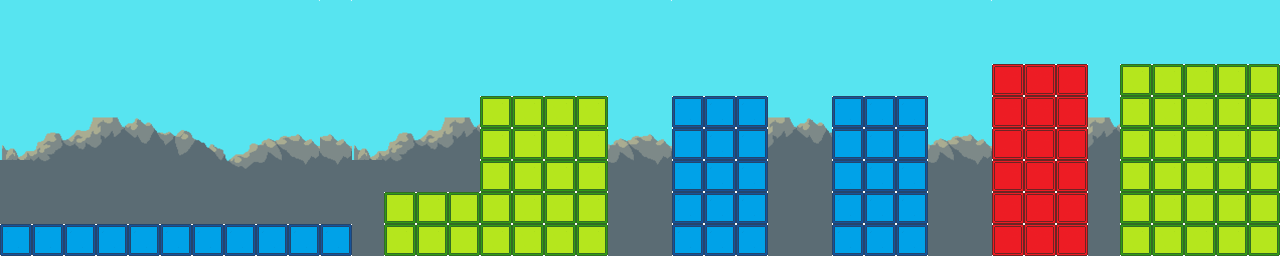

A level layout from a 2D game, rendered from its tile map. Below: a short description, then the map file with its tile-grid data intact:
An orthogonal 40x8 tile map with 32x32 px tiles, 4 tile layers (background, Blue, Green, Red), 2 tilesets and 24 objects (12x crystal).

<map version="1.0" tiledversion="1.1.5" orientation="orthogonal" renderorder="right-down" width="40" height="8" tilewidth="32" tileheight="32" infinite="0" nextobjectid="42">
 <tileset firstgid="1" source="Tileset.tsx" />
 <tileset firstgid="4" source="bck.tsx" />
 <layer name="background" width="40" height="8" locked="1">
  <data encoding="csv">
4,5,6,7,8,9,10,11,12,13,13,4,5,6,7,8,9,10,11,12,13,4,5,6,7,8,9,10,11,12,13,4,5,6,7,8,9,10,11,12,
14,15,16,17,18,19,20,21,22,23,23,14,15,16,17,18,19,20,21,22,23,14,15,16,17,18,19,20,21,22,23,14,15,16,17,18,19,20,21,22,
24,25,26,27,28,29,30,31,32,33,33,24,25,26,27,28,29,30,31,32,33,24,25,26,27,28,29,30,31,32,33,24,25,26,27,28,29,30,31,32,
34,35,36,37,38,39,40,41,42,43,43,34,35,36,37,38,39,40,41,42,43,34,35,36,37,38,39,40,41,42,43,34,35,36,37,38,39,40,41,42,
44,45,46,47,48,49,50,51,52,53,53,44,45,46,47,48,49,50,51,52,53,44,45,46,47,48,49,50,51,52,53,44,45,46,47,48,49,50,51,52,
71,55,56,57,58,59,60,61,62,63,63,71,55,56,57,58,59,60,61,62,63,54,55,56,57,58,59,60,61,62,63,54,55,56,57,58,59,60,61,62,
71,65,66,67,68,69,70,71,72,73,73,71,65,66,67,68,69,70,71,72,73,64,65,66,67,68,69,70,71,72,73,64,65,66,67,68,69,70,71,72,
0,0,0,0,0,0,0,0,0,0,71,71,0,0,0,0,0,0,0,71,71,0,0,0,71,71,0,0,0,71,71,0,0,0,71,71,0,0,0,0
</data>
 </layer>
 <layer name="Blue" width="40" height="8" locked="1">
  <data encoding="csv">
0,0,0,0,0,0,0,0,0,0,0,0,0,0,0,0,0,0,0,0,0,0,0,0,0,0,0,0,0,0,0,0,0,0,0,0,0,0,0,0,
0,0,0,0,0,0,0,0,0,0,0,0,0,0,0,0,0,0,0,0,0,0,0,0,0,0,0,0,0,0,0,0,0,0,0,0,0,0,0,0,
0,0,0,0,0,0,0,0,0,0,0,0,0,0,0,0,0,0,0,0,0,0,0,0,0,0,0,0,0,0,0,0,0,0,0,0,0,0,0,0,
0,0,0,0,0,0,0,0,0,0,0,0,0,0,0,0,0,0,0,0,0,3,3,3,0,0,3,3,3,0,0,0,0,0,0,0,0,0,0,0,
0,0,0,0,0,0,0,0,0,0,0,0,0,0,0,0,0,0,0,0,0,3,3,3,0,0,3,3,3,0,0,0,0,0,0,0,0,0,0,0,
0,0,0,0,0,0,0,0,0,0,0,0,0,0,0,0,0,0,0,0,0,3,3,3,0,0,3,3,3,0,0,0,0,0,0,0,0,0,0,0,
0,0,0,0,0,0,0,0,0,0,0,0,0,0,0,0,0,0,0,0,0,3,3,3,0,0,3,3,3,0,0,0,0,0,0,0,0,0,0,0,
3,3,3,3,3,3,3,3,3,3,3,0,0,0,0,0,0,0,0,0,0,3,3,3,0,0,3,3,3,0,0,0,0,0,0,0,0,0,0,0
</data>
 </layer>
 <layer name="Green" width="40" height="8" locked="1">
  <data encoding="csv">
0,0,0,0,0,0,0,0,0,0,0,0,0,0,0,0,0,0,0,0,0,0,0,0,0,0,0,0,0,0,0,0,0,0,0,0,0,0,0,0,
0,0,0,0,0,0,0,0,0,0,0,0,0,0,0,0,0,0,0,0,0,0,0,0,0,0,0,0,0,0,0,0,0,0,0,0,0,0,0,0,
0,0,0,0,0,0,0,0,0,0,0,0,0,0,0,0,0,0,0,0,0,0,0,0,0,0,0,0,0,0,0,0,0,0,0,2,2,2,2,2,
0,0,0,0,0,0,0,0,0,0,0,0,0,0,0,2,2,2,2,0,0,0,0,0,0,0,0,0,0,0,0,0,0,0,0,2,2,2,2,2,
0,0,0,0,0,0,0,0,0,0,0,0,0,0,0,2,2,2,2,0,0,0,0,0,0,0,0,0,0,0,0,0,0,0,0,2,2,2,2,2,
0,0,0,0,0,0,0,0,0,0,0,0,0,0,0,2,2,2,2,0,0,0,0,0,0,0,0,0,0,0,0,0,0,0,0,2,2,2,2,2,
0,0,0,0,0,0,0,0,0,0,0,0,2,2,2,2,2,2,2,0,0,0,0,0,0,0,0,0,0,0,0,0,0,0,0,2,2,2,2,2,
0,0,0,0,0,0,0,0,0,0,0,0,2,2,2,2,2,2,2,0,0,0,0,0,0,0,0,0,0,0,0,0,0,0,0,2,2,2,2,2
</data>
 </layer>
 <layer name="Red" width="40" height="8" locked="1">
  <data encoding="csv">
0,0,0,0,0,0,0,0,0,0,0,0,0,0,0,0,0,0,0,0,0,0,0,0,0,0,0,0,0,0,0,0,0,0,0,0,0,0,0,0,
0,0,0,0,0,0,0,0,0,0,0,0,0,0,0,0,0,0,0,0,0,0,0,0,0,0,0,0,0,0,0,0,0,0,0,0,0,0,0,0,
0,0,0,0,0,0,0,0,0,0,0,0,0,0,0,0,0,0,0,0,0,0,0,0,0,0,0,0,0,0,0,1,1,1,0,0,0,0,0,0,
0,0,0,0,0,0,0,0,0,0,0,0,0,0,0,0,0,0,0,0,0,0,0,0,0,0,0,0,0,0,0,1,1,1,0,0,0,0,0,0,
0,0,0,0,0,0,0,0,0,0,0,0,0,0,0,0,0,0,0,0,0,0,0,0,0,0,0,0,0,0,0,1,1,1,0,0,0,0,0,0,
0,0,0,0,0,0,0,0,0,0,0,0,0,0,0,0,0,0,0,0,0,0,0,0,0,0,0,0,0,0,0,1,1,1,0,0,0,0,0,0,
0,0,0,0,0,0,0,0,0,0,0,0,0,0,0,0,0,0,0,0,0,0,0,0,0,0,0,0,0,0,0,1,1,1,0,0,0,0,0,0,
0,0,0,0,0,0,0,0,0,0,0,0,0,0,0,0,0,0,0,0,0,0,0,0,0,0,0,0,0,0,0,1,1,1,0,0,0,0,0,0
</data>
 </layer>
 <objectgroup name="diamonds" locked="1">
  <object id="2" type="crystal" x="175" y="206">
   <ellipse />
  </object>
  <object id="4" type="crystal" x="207" y="205">
   <ellipse />
  </object>
  <object id="6" type="crystal" x="237" y="206">
   <ellipse />
  </object>
  <object id="7" type="crystal" x="269" y="206">
   <ellipse />
  </object>
  <object id="8" type="crystal" x="302" y="205">
   <ellipse />
  </object>
  <object id="9" type="crystal" x="526" y="77">
   <ellipse />
  </object>
  <object id="10" type="crystal" x="557" y="77">
   <ellipse />
  </object>
  <object id="11" type="crystal" x="720" y="76">
   <ellipse />
  </object>
  <object id="12" type="crystal" x="877" y="79">
   <ellipse />
  </object>
  <object id="13" type="crystal" x="1041" y="46">
   <ellipse />
  </object>
  <object id="14" type="crystal" x="1199" y="49">
   <ellipse />
  </object>
  <object id="15" type="crystal" x="1232" y="49">
   <ellipse />
  </object>
 </objectgroup>
 <objectgroup name="Blue" locked="1">
  <object id="29" x="736" y="393" width="3" height="2" />
  <object id="30" x="2" y="225" width="350" height="30" />
  <object id="31" x="675" y="97" width="93" height="159" />
  <object id="32" x="834" y="97" width="92" height="158" />
 </objectgroup>
 <objectgroup name="Green" locked="1">
  <object id="34" x="1122" y="66" width="157" height="188" />
  <object id="35" x="480" y="96" width="127" height="158" />
  <object id="36" x="388" y="195" width="92" height="57" />
 </objectgroup>
 <objectgroup name="Red" locked="1">
  <object id="33" x="992" y="66" width="96" height="191" />
 </objectgroup>
 <objectgroup name="spikes">
  <object id="37" x="585" y="72" width="20" height="24">
   <ellipse />
  </object>
  <object id="39" x="744" y="75" width="21" height="19">
   <ellipse />
  </object>
  <object id="40" x="908" y="73" width="17" height="23">
   <ellipse />
  </object>
  <object id="41" x="1133" y="46" width="15" height="17">
   <ellipse />
  </object>
 </objectgroup>
</map>